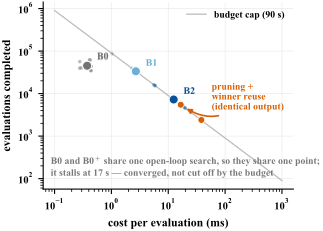

Write the Python code that produced this figure.
# -*- coding: utf-8 -*-
"""Cost per evaluation against evaluations completed (Section 5.7).

This is the figure behind the paper's cost argument.  Under a fixed wall clock
the two quantities are two readings of one thing, so plotting them against each
other on log axes puts every arm on a hyperbola and makes the budget line
visible: an arm can only move along it, and a mechanism has to buy more per
evaluation than it costs in evaluations forgone.  Stating it that way is what
turns "our method is slower" from an apology into a quantity.

The line is drawn at the *nominal* cap, not at the mean of observed runtimes.
Averaging the two regimes present here (B0 stalls at ~18 s, the closed-loop arms
exhaust the 90 s) would put the line at 54 s, a budget no run ever received.
B0 therefore sits visibly below the line, which is the honest picture: it
converged and stopped rather than being cut off.  Arm markers use the geometric
mean, the only average on log axes for which cost x evaluations still equals the
arm's wall clock -- the arithmetic mean of three instances whose cost scales
differ threefold puts B2 on a 121 s hyperbola that no run occupies.

The pruning ablation is drawn on the same axes when its CSV is present, because
it is the one intervention that moves an arm *along* the line without changing
what the arm computes -- the two points are bit-identical in output, so the
segment between them is pure cost reduction.

Output stem fig_protocol, which is what paper.tex includes.
Data: clbs/output/ladder_cost.csv (tools/ladder_diag.py),
      clbs/output/prune_ablation.csv (tools/prune_ablation.py, optional).

Run: py paper01/fig/fig_protocol.py
"""
from __future__ import annotations

import os
import sys

sys.path.insert(0, os.path.dirname(os.path.abspath(__file__)))

from _style import (COL, FS_ANNOT, FS_FOOT, FS_LEG, LADDER,  # noqa: E402
                    LADDER_COLOR, LADDER_SHORT, load_output, plt, save)

HINT = "py -u -m tools.ladder_diag --budget 90 --seeds 42,7,2024"

BUDGET = 90.0   # the cap offered to every arm, declared in Section 5.1.2


def gmean(vals):
    p = 1.0
    for v in vals:
        p *= v
    return p ** (1.0 / len(vals))


def main() -> None:
    rows = load_output("ladder_cost.csv", HINT)
    fig, ax = plt.subplots(figsize=(COL, 2.5))

    xs = [10 ** (i / 40.0) for i in range(-40, 121)]
    ax.plot(xs, [1000.0 * BUDGET / x for x in xs], color="#bbbbbb",
            linewidth=0.9, zorder=1,
            label="budget cap (%.0f s)" % BUDGET)

    stall_at = float("nan")
    for arm in LADDER:
        rs = [r for r in rows if r["arm"] == arm]
        if not rs:
            continue
        # Per-instance points behind the marker: the spread is real and the
        # marker is a summary of it, not a measurement in its own right.
        ax.plot([r["ms_per_eval"] for r in rs], [r["decodes"] for r in rs],
                "o", color=LADDER_COLOR[arm], markersize=2.6, alpha=0.35,
                markeredgewidth=0.0, zorder=3)
        x, y = gmean([r["ms_per_eval"] for r in rs]), gmean([r["decodes"]
                                                             for r in rs])
        ax.plot([x], [y], "o", color=LADDER_COLOR[arm], markersize=6.5,
                markeredgecolor="white", markeredgewidth=0.7, zorder=5)
        ax.annotate(LADDER_SHORT[arm], (x, y), textcoords="offset points",
                    xytext=(7, 4), fontsize=7.2, color=LADDER_COLOR[arm],
                    fontweight="bold")
        if arm == "B0":
            stall_at = gmean([r["runtime_sec"] for r in rs])

    # Two things a reader would otherwise misread: the overlapping B0/B0+ marker
    # looks like a plotting bug, and B0 sitting off the line looks like a
    # shortchanged baseline rather than one that finished searching.
    ax.text(0.03, 0.06, "B0 and B0$^+$ share one open-loop search, so they "
                        "share one point;\nit stalls at %.0f s — converged, "
                        "not cut off by the budget" % stall_at,
            transform=ax.transAxes, fontsize=FS_FOOT, color="#777777",
            va="bottom")

    try:
        pr = load_output("prune_ablation.csv",
                         "py -u -m tools.prune_ablation --budget 90")
    except SystemExit:
        pr = None
    if pr:
        pts = {}
        # prune_ablation.csv tags the two settings as 开/关; look up by those
        # keys and never print them -- the arrow label below is English.
        prune_on, prune_off = "开", "关"
        for label in (prune_on, prune_off):
            rs = [r for r in pr if r["arm"] == label]
            if rs:
                pts[label] = (gmean([r["ms_per_eval"] for r in rs]),
                              gmean([r["decodes"] for r in rs]))
        if len(pts) == 2:
            (x0, y0), (x1, y1) = pts[prune_off], pts[prune_on]
            # Markers stay on the hyperbola; the shaft must not — it sat on
            # the budget line and hid both the line and the label.
            ax.plot([x0, x1], [y0, y1], "o", color="#d95f02",
                    markersize=5.0, markeredgecolor="white",
                    markeredgewidth=0.6, zorder=6)
            ax.annotate(
                "pruning +\nwinner reuse\n(identical output)",
                xy=(x1, y1),
                xytext=(58, 8200),
                textcoords="data",
                ha="left", va="center",
                fontsize=FS_ANNOT, color="#d95f02", fontweight="bold",
                arrowprops=dict(
                    arrowstyle="-|>", color="#d95f02", lw=1.2,
                    connectionstyle="arc3,rad=-0.45",
                    shrinkA=4, shrinkB=5,
                ),
                annotation_clip=False, zorder=7,
            )

    ax.set_xscale("log")
    ax.set_yscale("log")
    ax.set_xlabel("cost per evaluation (ms)")
    ax.set_ylabel("evaluations completed")
    ax.legend(loc="upper right", fontsize=FS_LEG)
    fig.tight_layout()
    save(fig, "fig_protocol")


if __name__ == "__main__":
    main()
